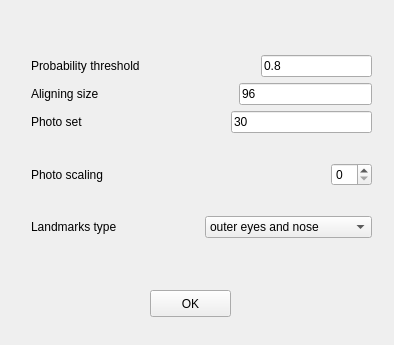
<?xml version="1.0" encoding="UTF-8"?>
<ui version="4.0">
 <class>Form</class>
 <widget class="QWidget" name="Form">
  <property name="geometry">
   <rect>
    <x>0</x>
    <y>0</y>
    <width>394</width>
    <height>345</height>
   </rect>
  </property>
  <property name="windowTitle">
   <string>Form</string>
  </property>
  <widget class="QPushButton" name="pushButton">
   <property name="geometry">
    <rect>
     <x>150</x>
     <y>290</y>
     <width>81</width>
     <height>27</height>
    </rect>
   </property>
   <property name="text">
    <string>OK</string>
   </property>
  </widget>
  <widget class="QWidget" name="">
   <property name="geometry">
    <rect>
     <x>31</x>
     <y>31</y>
     <width>341</width>
     <height>231</height>
    </rect>
   </property>
   <layout class="QVBoxLayout" name="verticalLayout_2">
    <item>
     <layout class="QVBoxLayout" name="verticalLayout">
      <item>
       <layout class="QHBoxLayout" name="horizontalLayout_2">
        <item>
         <widget class="QLabel" name="label_2">
          <property name="text">
           <string>Probability threshold </string>
          </property>
         </widget>
        </item>
        <item>
         <spacer name="horizontalSpacer_3">
          <property name="orientation">
           <enum>Qt::Horizontal</enum>
          </property>
          <property name="sizeHint" stdset="0">
           <size>
            <width>40</width>
            <height>20</height>
           </size>
          </property>
         </spacer>
        </item>
        <item>
         <widget class="QLineEdit" name="lineEdit">
          <property name="text">
           <string>0.8</string>
          </property>
         </widget>
        </item>
       </layout>
      </item>
      <item>
       <layout class="QHBoxLayout" name="horizontalLayout_3">
        <item>
         <widget class="QLabel" name="label_3">
          <property name="text">
           <string>Aligning size</string>
          </property>
         </widget>
        </item>
        <item>
         <spacer name="horizontalSpacer">
          <property name="orientation">
           <enum>Qt::Horizontal</enum>
          </property>
          <property name="sizeHint" stdset="0">
           <size>
            <width>40</width>
            <height>20</height>
           </size>
          </property>
         </spacer>
        </item>
        <item>
         <widget class="QLineEdit" name="lineEdit_2">
          <property name="text">
           <string>96</string>
          </property>
         </widget>
        </item>
       </layout>
      </item>
      <item>
       <layout class="QHBoxLayout" name="horizontalLayout_4">
        <item>
         <widget class="QLabel" name="label_4">
          <property name="text">
           <string>Photo set</string>
          </property>
         </widget>
        </item>
        <item>
         <spacer name="horizontalSpacer_2">
          <property name="orientation">
           <enum>Qt::Horizontal</enum>
          </property>
          <property name="sizeHint" stdset="0">
           <size>
            <width>40</width>
            <height>20</height>
           </size>
          </property>
         </spacer>
        </item>
        <item>
         <widget class="QLineEdit" name="lineEdit_3">
          <property name="text">
           <string>30</string>
          </property>
         </widget>
        </item>
       </layout>
      </item>
     </layout>
    </item>
    <item>
     <layout class="QHBoxLayout" name="horizontalLayout_5">
      <item>
       <widget class="QLabel" name="label_5">
        <property name="text">
         <string>Photo scaling</string>
        </property>
       </widget>
      </item>
      <item>
       <spacer name="horizontalSpacer_4">
        <property name="orientation">
         <enum>Qt::Horizontal</enum>
        </property>
        <property name="sizeHint" stdset="0">
         <size>
          <width>40</width>
          <height>20</height>
         </size>
        </property>
       </spacer>
      </item>
      <item>
       <widget class="QSpinBox" name="spinBox">
        <property name="correctionMode">
         <enum>QAbstractSpinBox::CorrectToNearestValue</enum>
        </property>
        <property name="minimum">
         <number>0</number>
        </property>
       </widget>
      </item>
     </layout>
    </item>
    <item>
     <layout class="QHBoxLayout" name="horizontalLayout">
      <item>
       <widget class="QLabel" name="label">
        <property name="text">
         <string>Landmarks type</string>
        </property>
       </widget>
      </item>
      <item>
       <widget class="QComboBox" name="comboBox">
        <item>
         <property name="text">
          <string>outer eyes and nose</string>
         </property>
        </item>
        <item>
         <property name="text">
          <string>inner eyes and bottom lip</string>
         </property>
        </item>
       </widget>
      </item>
     </layout>
    </item>
   </layout>
  </widget>
 </widget>
 <resources/>
 <connections/>
</ui>
